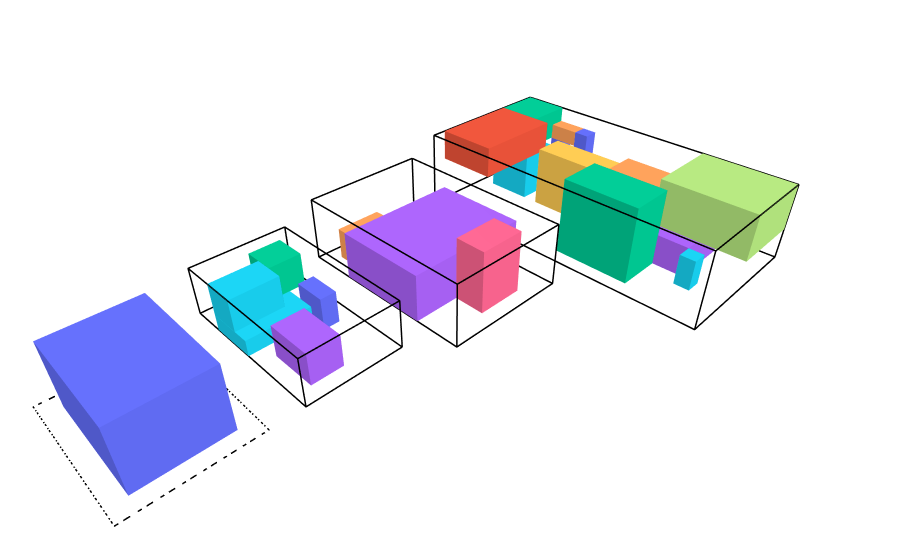

The cell this chart's notebook holds for it:
### Markdown cell above
Berikut hasil penyelesaiannya serta visualisasinya.

### Code cell
print(result_1)
draw_state(result_1.final_state)
